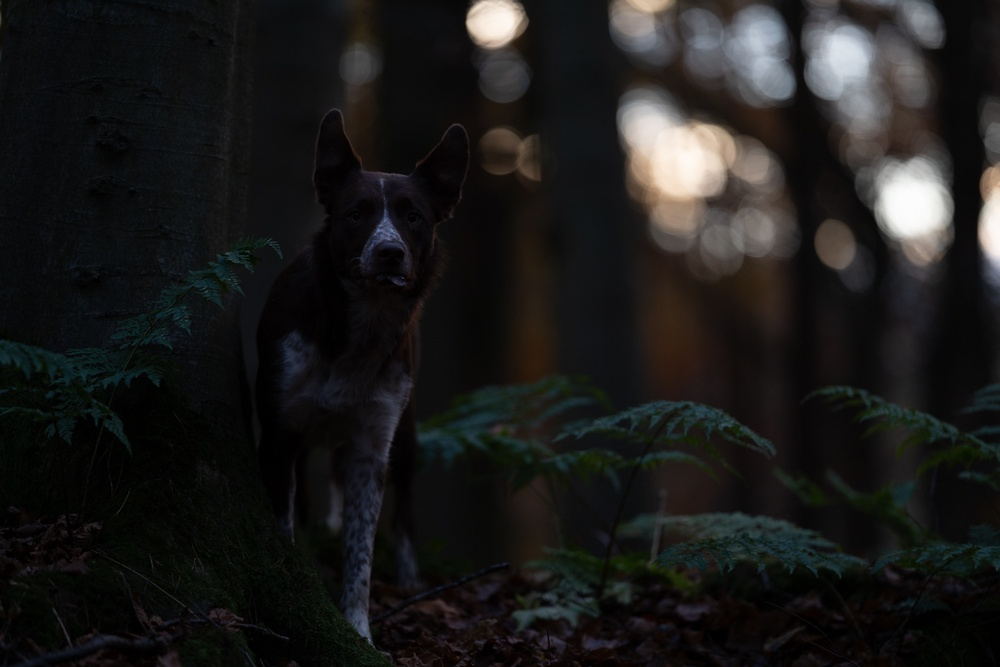
#> input picture dark_image.jpg, 1000 x 667 px, shrunk from 1350 x 900 before the run
$ python main.py
#> lines starting #> are read from the running program, lines starting #| are printed output that depends on the picture
import cv2
import numpy as np
import matplotlib.pyplot as plt

# 1. LINEAR TRANSFORM (For Dark Images)
img_dark = cv2.imread('dark_image.jpg')
#> img_dark is the input picture: shape (667, 1000, 3); mean B, G, R 26.5, 27.4, 27.8
img_dark_rgb = cv2.cvtColor(img_dark, cv2.COLOR_BGR2RGB)

alpha = 1.3
beta = 30
enhanced_linear = cv2.convertScaleAbs(img_dark_rgb, alpha=alpha, beta=beta)
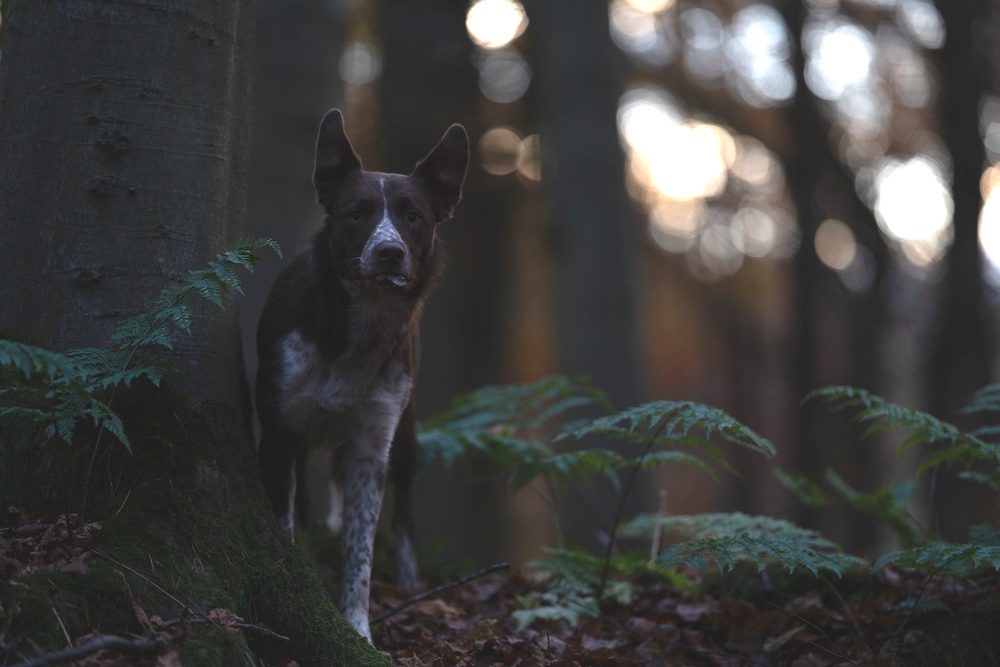
#> enhanced_linear: shape (667, 1000, 3); mean R, G, B 64.6, 64.3, 63.3

# 2. POWER-LAW / GAMMA TRANSFORM (For Bright Images)
img_bright = cv2.imread('bright_image.jpg')
#> (the run stopped early here; a loop or call above may not have finished)
